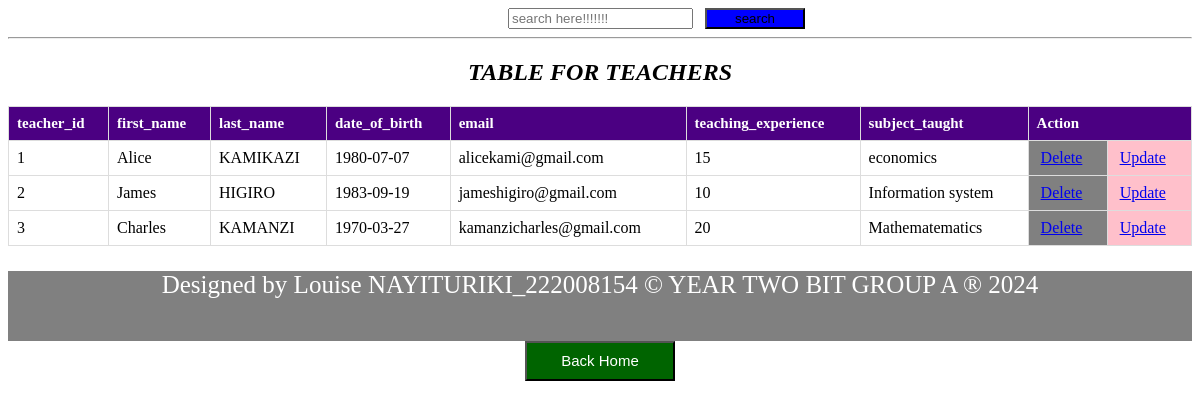
The page /phpcat/teacherstable.php on the database its author committed.
### tables this page shows
CREATE TABLE `teachers` (
  `teacher_id` int(11) NOT NULL,
  `first_name` varchar(50) DEFAULT NULL,
  `last_name` varchar(50) DEFAULT NULL,
  `date_of_birth` date DEFAULT NULL,
  `email` varchar(100) DEFAULT NULL,
  `teaching_experience` int(11) DEFAULT NULL,
  `subject_taught` varchar(100) DEFAULT NULL
);

### phpcat/teacherstable.php (the view, shortened to what this page needs)
<!DOCTYPE html>
<html>
<head>
</head>
<body>
<div style="margin-left: 500px;"><form action="search.php" method="GET">
      <input type="search" name="query" placeholder="search here!!!!!!!">&nbsp;&nbsp;&nbsp;<button type="submit" style="background-color: blue;width: 100px;">search</button>
    </form></div>
<hr>
    <center>
    <h2><i> TABLE FOR TEACHERS</h2></i></center>
    <table>
        <tr>
            <th>teacher_id</th>
            <th>first_name</th>
            <th>last_name</th>
            <th>date_of_birth</th>
            <th>email</th>
            <th>teaching_experience</th>
            <th>subject_taught</th>
            <th colspan="2">Action</th>
        </tr>
        <?php
include('databaseconnection.php');
        $sql = "SELECT * FROM teachers";
        $result = $connection->query($sql);
        if ($result->num_rows > 0) {
            while ($row = $result->fetch_assoc()) {
                $pid = $row['teacher_id'];
                echo "<tr>
                    <td>" . $row['teacher_id'] . "</td>
                    <td>" . $row['first_name'] . "</td>
                    <td>" . $row['last_name'] . "</td>
                    <td>" . $row['date_of_birth'] . "</td>
                    <td>" . $row['email'] . "</td>
                    <td>" . $row['teaching_experience'] . "</td>
                    <td>" . $row['subject_taught'] . "</td>
                    <td style='background-color:grey'><a style='padding:4px' href='deleteteachers.php?id=$pid'>Delete</a></td>
                    <td style='background-color:pink'><a style='padding:4px' href='updateteacher.php?id=$pid'>Update</a></td>
                </tr>";
            }
        } else {
            echo "<tr><td colspan='6'>No data found</td></tr>";
        }
        ?>
    </table>
</body>
<div><footer style="background-color:grey;text-align: center;width:100%;height:70px; color: white;font-size: 25px;"><p> Designed by Louise NAYITURIKI_222008154 &copy YEAR TWO BIT GROUP A &reg 2024</p></footer></div>
<center>
    <button style="background-color: darkgreen; width: 150px;height: 40px;" ><a href="home.html" style=" font-size: 15px;color: white;text-decoration: none" >Back Home</a></button>
</center>
</body>
</html>

### phpcat/teacherstable.php (style rules this page uses)
table { width: 100%; border-collapse: collapse; }
th, td { border: 1px solid #ddd; padding: 8px; text-align: left; }
th { background-color: indigo; color: white; font-size: 15px; }

### rows shown on the page
teachers: teacher_id "1", first_name "Alice", last_name "KAMIKAZI", date_of_birth "1980-07-07", email "alicekami@gmail.com", teaching_experience "15", subject_taught "economics"
teachers: teacher_id "2", first_name "James", last_name "HIGIRO", date_of_birth "1983-09-19", email "jameshigiro@gmail.com", teaching_experience "10", subject_taught "Information system"
teachers: teacher_id "3", first_name "Charles", last_name "KAMANZI", date_of_birth "1970-03-27", email "kamanzicharles@gmail.com", teaching_experience "20", subject_taught "Mathematematics"
